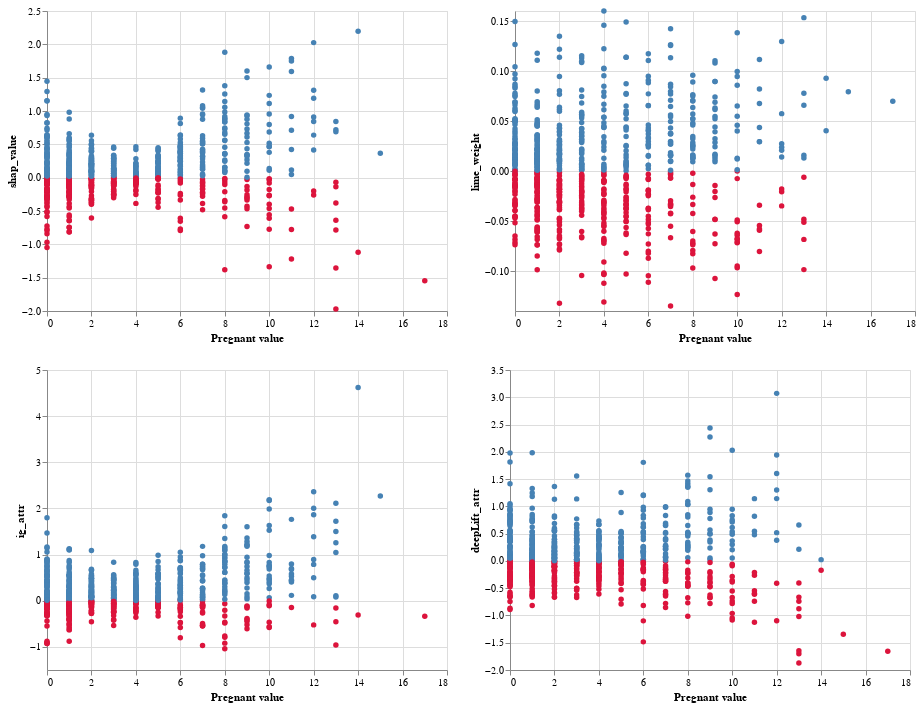

The notebook cell this image was saved under:
### Code cell
View_scatter_feature(feature_index=7)

### Figure 1 — Vega-Lite specification as saved in the notebook (floating-point values rounded to 4 significant figures; data arrays with more than 128 entries replaced by an {"elided": "..."} marker saying what was removed)
{"config": {"view": {"continuousWidth": 400, "continuousHeight": 300}}, "vconcat": [{"hconcat": [{"mark": "circle", "encoding": {"color": {"field": "shap_is_positive", "legend": null, "scale": {"range": ["crimson", "steelblue"]}, "type": "nominal"}, "opacity": {"condition": {"value": 1.0, "selection": "selector001"}, "value": 0.2}, "x": {"field": "feature_value", "title": "Pregnant value", "type": "quantitative"}, "y": {"field": "shap_value", "type": "quantitative"}}, "resolve": {"scale": {"x": "independent", "y": "independent"}}, "selection": {"selector001": {"type": "interval"}}}, {"mark": "circle", "encoding": {"color": {"field": "lime_is_positive", "legend": null, "scale": {"range": ["crimson", "steelblue"]}, "type": "nominal"}, "opacity": {"condition": {"value": 1.0, "selection": "selector001"}, "value": 0.2}, "x": {"field": "feature_value", "title": "Pregnant value", "type": "quantitative"}, "y": {"field": "lime_weight", "type": "quantitative"}}, "resolve": {"scale": {"x": "independent", "y": "independent"}}, "selection": {"selector001": {"type": "interval"}}}]}, {"hconcat": [{"mark": "circle", "encoding": {"color": {"field": "ig_is_positive", "legend": null, "scale": {"range": ["crimson", "steelblue"]}, "type": "nominal"}, "opacity": {"condition": {"value": 1.0, "selection": "selector001"}, "value": 0.2}, "x": {"field": "feature_value", "title": "Pregnant value", "type": "quantitative"}, "y": {"field": "ig_attr", "type": "quantitative"}}, "resolve": {"scale": {"x": "independent", "y": "independent"}}, "selection": {"selector001": {"type": "interval"}}}, {"mark": "circle", "encoding": {"color": {"field": "deepLift_is_positive", "legend": null, "scale": {"range": ["crimson", "steelblue"]}, "type": "nominal"}, "opacity": {"condition": {"value": 1.0, "selection": "selector001"}, "value": 0.2}, "x": {"field": "feature_value", "title": "Pregnant value", "type": "quantitative"}, "y": {"field": "deepLift_attr", "type": "quantitative"}}, "resolve": {"scale": {"x": "independent", "y": "independent"}}, "selection": {"selector001": {"type": "interval"}}}]}], "data": {"name": "data-d47509aa65edf4aa70a33c973aeff387"}, "$schema": "https://vega.github.io/schema/vega-lite/v4.17.0.json", "datasets": {"data-d47509aa65edf4aa70a33c973aeff387": {"elided": "768 records"}}}
